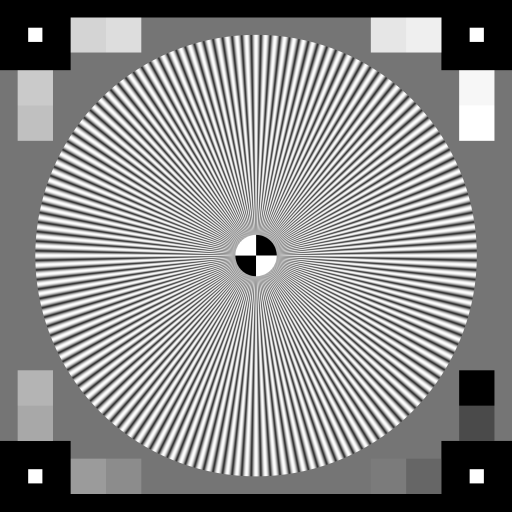
%> input picture ANI-DZO - Image processing/task3/star-chart.png, 1024 x 1024 px (shown at 1/2 size)
$ octave cv_fourier2.m   (GNU Octave 9; MATLAB toolbox functions it lacks are replaced by stand-ins)
%> lines starting %> are read from the running program, lines starting %| are printed output that depends on the picture; in (x1, y1, x2, y2) boxes, pixels count from 0 and x2, y2 are one past the last pixel; in counts of white or black regions, pixels touching at a corner belong together; the program's own positions count from 1
### ANI-DZO - Image processing/task3/image_generator.m
function [I] = image_generator(sig_type, imsize, varargin)
%> called with sig_type = 'Gaussian', imsize = [512 512]
%IMAGE_GENERATOR - generates 2d signals
%
% [I] = image_generator(sig_type, params)
%
%   sig_type - string {'constant','harmonic','square','circ','Gaussian','Gabor'}
%   params - list of parameters depending on signal type
%       'constant':  a (dc component)
%       'harmonic':  u,v,phi (horizontal and vertical frequency in range 0..pi, pi is the Nyquist frequency, phase 0..pi)
%       'square':  s (half-side of the square in pixels)
%       'circ':    r (radius of the circle in pixels)
%       'Gaussian': sigma (standard deviation in pixels)
%       'Gabor': u0,v0,sigma (normalized horizontal,vertical frequency 0..pi, standard deviation)
%
% Example:
%   I = image_generator('Gaussian',[512,512],20);
%

    size_x = imsize(1);
    size_y = imsize(2);
    I = zeros(imsize); %init (in case something is not implemented)
    switch sig_type
        case 'constant'  %a
            a = varargin{1};
            I(:) = a;
        case 'harmonic'  %u, v
            u = varargin{1}; v = varargin{2}; phi = varargin{3};
            [x,y] = meshgrid(0:size_x-1, 0:size_y-1);
            I = cos(u * x + v * y + phi);
        case 'square'    %s
            s = varargin{1};
            for x = size_x/2-s:size_x/2+s
                for y = size_y/2-s:size_y/2+s
                    I(x,y) = 1;
                end
            end
        case 'circ'      %r
            %Scanline algorithm
            r = varargin{1};
            for y = size_y/2 - r : size_y/2 + r
                tmp_y = (y-size_y/2)^2;
                if tmp_y <= r^2
                    dist_from_centre_x = floor(sqrt(r^2-tmp_y));
                    for x = size_x/2 - dist_from_centre_x : size_x/2 + dist_from_centre_x
                        I(x,y) = 1;
                    end
                end
            end
        case 'Gaussian'  %sigma
            sigma = varargin{1};
            sigma2 = 2*sigma^2;
            for y = 1:size_y
                for x = 1:size_x
                    centre_x = x-size_x/2;
                    centre_y = y - size_y/2;
                    exponent = -(centre_x^2 + centre_y^2)/sigma2;
                    I(x,y) = exp(exponent);
                end
            end
        case 'Gabor'     %u0,v0,sigma  (OPTIONAL)
            u0 = varargin{1}; v0 = varargin{2}; sigma = varargin{3};
            sigma2 = 2*sigma^2;
            for y = 1:size_y
                for x = 1:size_x
                    cx = x - size_x/2;
                    cy = y - size_y/2;
                    exponent = exp(-(cx^2 + cy^2)/(sigma2));
                    I(x,y) = exponent * cos(u0*cx + v0*cy);
                end
            end
        otherwise
            error('Unknown signal type.')
    end
end

### ANI-DZO - Image processing/task3/show_spectrum.m
function [M]=show_spectrum(X, cmap, clim)
%SHOW_SPECTRUM - shows a magnitude spectrum of an image
%
% [M] = show_spectrum(X, cmap, clim)
%
%   X - input frequency spectrum (output of FFT2)
%   cmap - string {'gray','jet',etc.} (default is jet)
%   clim - [min, max] the range that is mapped to the range of the colormap
%
%   M - output image (same size as X) containing rescaled magnitude
%       spectrum
%

% TODO {
%  - use fftshift to move low frequencies in the middle of the spectrum
%  - use logartihmic scaling (and avoid log 0 or close to zero)
%}
    shifted = fftshift(X);
    M = log(abs(shifted) + 1);

    imagesc(M);
    axis image;

    if ~exist('cmap','var') || isempty(cmap)
        cmap = 'jet';
    end

    if ~exist('clim','var') || isempty(clim)
        clim = get(gca,'clim');
    end

    colormap(cmap)
    set(gca,'clim',clim);
end

### ANI-DZO - Image processing/task3/cv_fourier2.m
fig = 0;

%% Sampling theorem, aliasing
%
% We will show what happens with the spectrum when the image is
% sampled. Then the image will be reconstructed from the sampled spectrum
% using the Shanon reconstruction filter.
%
% The procedure (sampling/reconstruction) will be repeated with increasing
% sampling factor, namely sampling by 2,4,8,16,32. You will see that it is
% possible to reconstruct the sampled image without artifacts when the
% condition of the Sampling Thorem holds.
%
%

% input image
x = image_generator('Gaussian', [512,512], 10);

% FFT of the input
X = fft2(x);

fig = fig+1; figure(fig);
imagesc(real(x)); colormap gray; axis image;
title('Input image')

fig = fig+1; figure(fig);
show_spectrum(X,'gray');
title('Magnitude spectrum');

x0 = x;
for i=1:5
%> this loop made 5 passes; what is shown inside it comes from the first

    T = 2^i; %sampling factor

    %sampling (take every T-th pixel of the image, other pixels are zero
    x = zeros(size(x));
    x(1:T:end, 1:T:end) = x0(1:T:end,1:T:end);

    %spectrum of sampled image
    X = fft2(x);

    fig = fig+1; figure(fig);
    imagesc(x); colormap gray; axis image;
    title(sprintf('Sampled image (factor %i)',T))

    fig = fig+1; figure(fig);
    show_spectrum(X,'gray'); axis image; cl = get(gca, 'clim');
    title(sprintf('Magnitude spectrum of sampled image (factor %i)',T))

    %TODO {
    % - Implement the Shanon reconstruction filter. It is the square filter
    %   in the frequency domain with the spatial extent depending on the
    %   highest frequency in the signal.
    %}

    S = image_generator('square', size(x),size(x,1)/16); %(frequency domain filter of the same size as the spectrum)


    figure(fig); hold on %Visualize the reconstruction filter extent
    tmp_x = find(sum(S,2)>0);
    tmp_y = find(sum(S,1)>0);
    plot([tmp_x(1),tmp_x(end),tmp_x(end),tmp_x(1),tmp_x(1)], ...
         [tmp_y(1),tmp_y(1),tmp_y(end),tmp_y(end),tmp_y(1)], 'r');
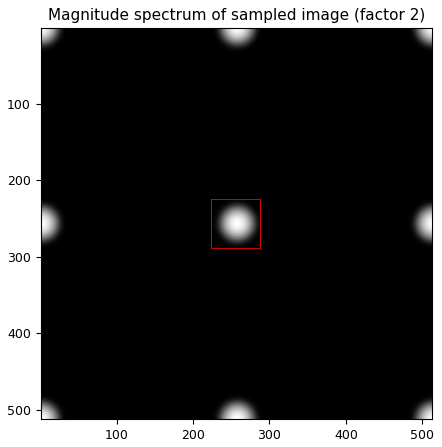
%> figure redrawn from the program's plot data
    hold off

    Xr = ifftshift(fftshift(X).*S); %Apply Shanon reconstruction filter to the sampled spectrum
    xr = real(ifft2(Xr)); %reconstruct the image using inverse FFT

    fig = fig+1; figure(fig);
    imagesc(xr); colormap gray; axis image;
    title(sprintf('Reconstructed image (factor %i)',T))

    fig = fig+1; figure(fig);
    show_spectrum(Xr,'gray',cl); axis image;
    title(sprintf('Reconstructed spectrum (factor %i)',T))

end


%% Sampling theorem, aliasing, antialising filter (OPTIONAL)
%
% We will (again) show what happens when you sample an image that contains
% high-frequencies so that the condition of the Sampling Theorem is
% violated.
%
% In case you are supposed to subsample an image by a given factor (e.g. 4
% in this case), you need to apply a filter, "anti-aliasing" filter, that
% changes the spectrum of the input image to preserve the Sampling Theorem
% condition.
%
% Finally, compare the reconstructed images when the anti-aliasing filter
% is and is not used. Finally, see the effect of the anti-aliasing filter
% when the image is subsampled, i.e. sampled and reduced in size by the
% same factor.
%
% Important:
%   Note that, when you see images in a Matlab window, they are usually
%   sub-sampled based on the resolution of your screen. This may result in
%   seeing aliasing effect, while the original image is aliasing free. To
%   avoid this, maximize the window, zoom in, or save the image and see it
%   in your favourite image presentation app in full resolution.
%

x = imread('star-chart.png'); %input image "focus pattern"
%> x is the input picture: size 1024x1024 uint8; min 0, max 255, mean 139.3
X = fft2(x);  %spectrum

T = 4; %sampling factor

fig=fig+1; figure(fig); imagesc(x); colormap gray; axis image
title('Input image (maximize window to avoid aliasing/zoom in)')
fig=fig+1; figure(fig); show_spectrum(X,'gray'); cl = get(gca, 'clim');
title('Magnitude spectrum')

%TODO {
% - Implement the antialiasing filter. It will be a low-pass, namely a
%   Gaussian filter with a spatial extent set to preserve the condition of
%   the Sampling theorem.
%
%}
A = image_generator('Gaussian', size(x), size(x,1)/32) ;%(frequency domain filter of the same size as the spectrum)


X_blur = ifftshift(fftshift(X).*A);
x_blur = real(ifft2(X_blur));

fig=fig+1; figure; imagesc(x_blur); colormap gray; axis image
title('Antialising filtered image')

fig=fig+1; figure; show_spectrum(X_blur,'gray');
title('Antialising filtered spectrum');

%sample without downsampling
x_sample = zeros(size(x));
x_sample(1:T:end, 1:T:end) = x(1:T:end, 1:T:end);

x_blur_sample = zeros(size(x));
x_blur_sample(1:T:end, 1:T:end) = x_blur(1:T:end, 1:T:end);

%show spectrum of sampled signals
X_sample = fft2(x_sample);
X_blur_sample = fft2(x_blur_sample);

fig=fig+1; figure(fig);
show_spectrum(X_sample,'gray',cl);
title('Spectrum of the sampled image without anti-aliasing.')

fig=fig+1; figure(fig); show_spectrum(X_blur_sample,'gray',cl);
%> call 7 of show_spectrum, with cmap = 'gray', clim = [1.18 18.8]
%> in show_spectrum (call 7), `M = log(abs(shifted) + 1);`:
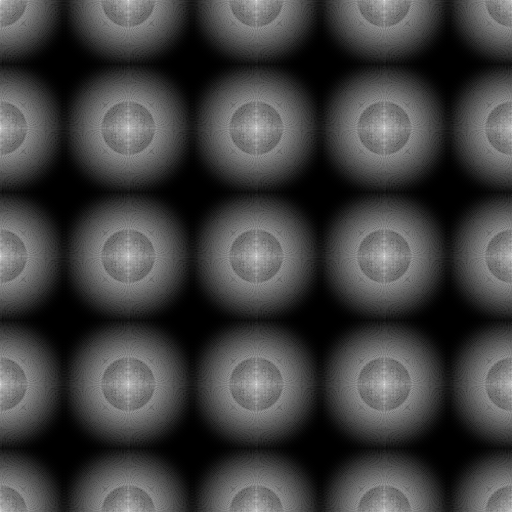
%> M: size 1024x1024 double (shown at 1/2 size); min 8.38e-05, max 16.03, mean 4.05; drawn with min black and max white
title('Spectrum of the sampled image with anti-aliasing.')

%Shanon reconstruction of the sampled signal
%TODO {
%  - Use Shanon Reconstruction filter you have implemented in the previous
%    task.
%}
S = image_generator('square', size(x), size(x,1)/8); %(frequency domain filter of the same size as the spectrum)
%> call 4 of image_generator, with sig_type = 'square', imsize = [1024 1024]
%> after the loop in image_generator (call 4), `for x = size_x/2-s:size_x/2+s`:
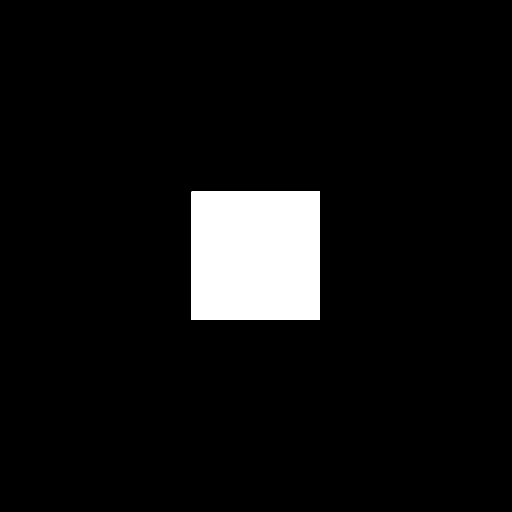
%> I: size 1024x1024 double (shown at 1/2 size); values 0 (black) and 1 (white), 6.3% white; 1 white region, box (x1, y1, x2, y2) and area: (383, 383, 640, 640) 66049

for f = [fig-1,fig] %Visualize the reconstruction filter extent
    figure(f); hold on
    tmp_x = find(sum(S,2)>0);
    tmp_y = find(sum(S,1)>0);
    plot([tmp_x(1),tmp_x(end),tmp_x(end),tmp_x(1),tmp_x(1)], ...
        [tmp_y(1),tmp_y(1),tmp_y(end),tmp_y(end),tmp_y(1)], 'r');
    hold off
end
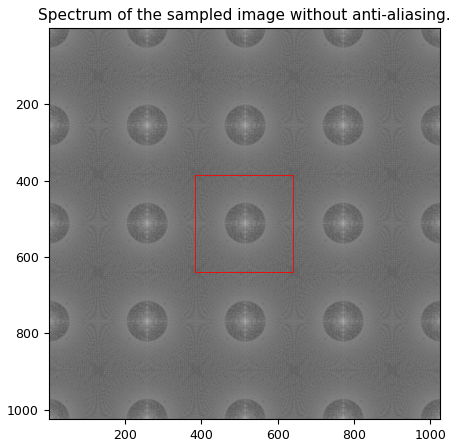
%> figure redrawn from the program's plot data
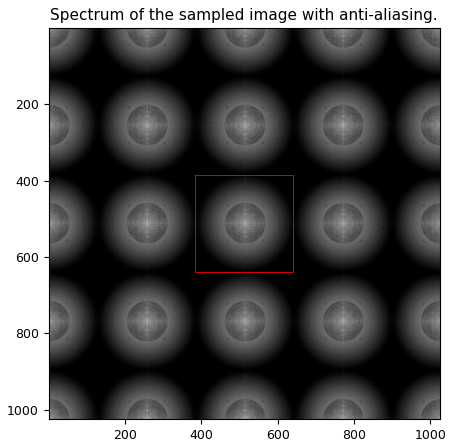
%> figure redrawn from the program's plot data
X_reconstr = ifftshift(fftshift(X_sample) .* S);
X_blur_reconstr = ifftshift(fftshift(X_blur_sample) .* S);

fig = fig+1; figure(fig);
show_spectrum(X_reconstr,'gray',cl);
title('Reconstructed spectrum without anti-aliasing.')

fig = fig+1; figure(fig);
show_spectrum(X_blur_reconstr,'gray',cl);
title('Reconstructed spectrum with anti-aliasing.')

x_reconstr = real(ifft2(X_reconstr));
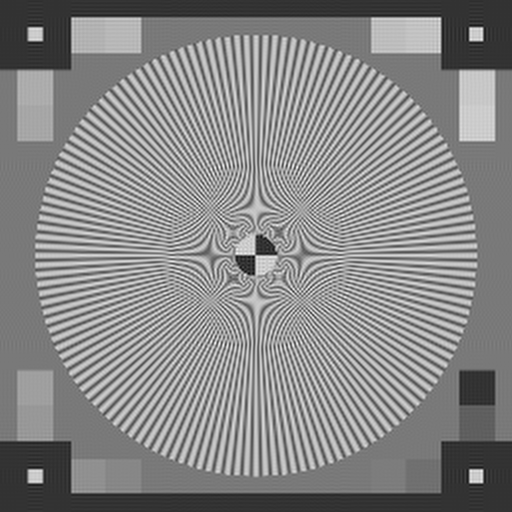
%> x_reconstr: size 1024x1024 double (shown at 1/2 size); min -5.26, max 21.18, mean 8.7; drawn with min black and max white
x_blur_reconstr = real(ifft2(X_blur_reconstr));

fig = fig+1; figure(fig);
imagesc(x_reconstr); colormap gray; axis image
title('Reconstructed image without anti-aliasing');

fig = fig+1; figure(fig);
imagesc(x_blur_reconstr); colormap gray; axis image
title('Reconstructed image with anti-aliasing')

%Sub-sampled images (sampled + reduced in size)
fig = fig+1; figure(fig),
imagesc(x(1:T:end, 1:T:end)); colormap gray; axis image
title('Subsampled image without anti-aliasing.');

fig = fig+1; figure(fig),
imagesc(x_blur(1:T:end, 1:T:end)); colormap gray; axis image
title('Subsampled image with anti-aliasing.');
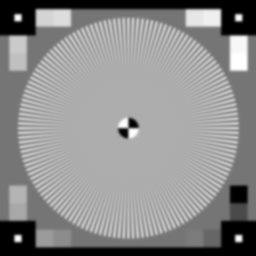
%> displayed picture: size 256x256x3, on the screen's scale of 0 to 255; min 0, max 255, mean 139.4
